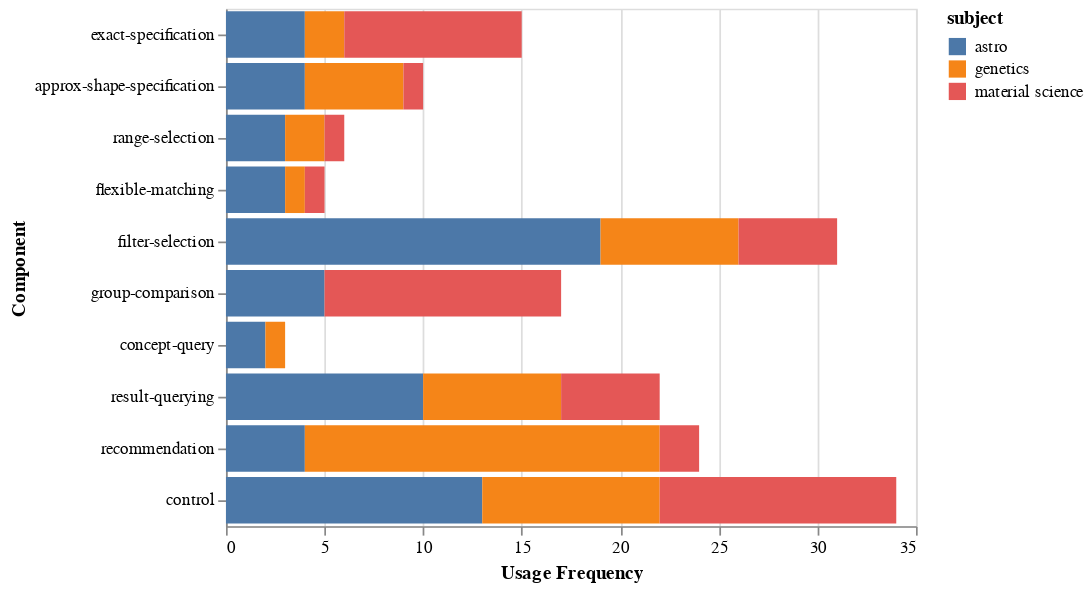

The cell this chart's notebook holds for it:
### Code cell
alt.Chart(df_frequency_by_subject_feature).mark_bar().encode(
    alt.X("Usage Frequency"),
    alt.Y("Component",sort=['exact-specification','approx-shape-specification','range-selection','flexible-matching',
                            'filter-selection','group-comparison',
                            'concept-query', 'result-querying','recommendation','control']),
    color = "subject"
)

### Figure 1 — Vega-Lite specification as saved in the notebook (floating-point values rounded to 4 significant figures)
{"$schema": "https://vega.github.io/schema/vega-lite/v2.6.0.json", "config": {"view": {"height": 300, "width": 400}}, "data": {"name": "data-3368731533135b703dd50e39885ab37a"}, "datasets": {"data-3368731533135b703dd50e39885ab37a": [{"Component": "approx-shape-specification", "Usage Frequency": 4, "subject": "astro"}, {"Component": "concept-query", "Usage Frequency": 2, "subject": "astro"}, {"Component": "control", "Usage Frequency": 13, "subject": "astro"}, {"Component": "exact-specification", "Usage Frequency": 4, "subject": "astro"}, {"Component": "filter-selection", "Usage Frequency": 19, "subject": "astro"}, {"Component": "flexible-matching", "Usage Frequency": 3, "subject": "astro"}, {"Component": "group-comparison", "Usage Frequency": 5, "subject": "astro"}, {"Component": "range-selection", "Usage Frequency": 3, "subject": "astro"}, {"Component": "recommendation", "Usage Frequency": 4, "subject": "astro"}, {"Component": "result-querying", "Usage Frequency": 10, "subject": "astro"}, {"Component": "approx-shape-specification", "Usage Frequency": 5, "subject": "genetics"}, {"Component": "concept-query", "Usage Frequency": 1, "subject": "genetics"}, {"Component": "control", "Usage Frequency": 9, "subject": "genetics"}, {"Component": "exact-specification", "Usage Frequency": 2, "subject": "genetics"}, {"Component": "filter-selection", "Usage Frequency": 7, "subject": "genetics"}, {"Component": "flexible-matching", "Usage Frequency": 1, "subject": "genetics"}, {"Component": "range-selection", "Usage Frequency": 2, "subject": "genetics"}, {"Component": "recommendation", "Usage Frequency": 18, "subject": "genetics"}, {"Component": "result-querying", "Usage Frequency": 7, "subject": "genetics"}, {"Component": "approx-shape-specification", "Usage Frequency": 1, "subject": "material science"}, {"Component": "control", "Usage Frequency": 12, "subject": "material science"}, {"Component": "exact-specification", "Usage Frequency": 9, "subject": "material science"}, {"Component": "filter-selection", "Usage Frequency": 5, "subject": "material science"}, {"Component": "flexible-matching", "Usage Frequency": 1, "subject": "material science"}, {"Component": "group-comparison", "Usage Frequency": 12, "subject": "material science"}, {"Component": "range-selection", "Usage Frequency": 1, "subject": "material science"}, {"Component": "recommendation", "Usage Frequency": 2, "subject": "material science"}, {"Component": "result-querying", "Usage Frequency": 5, "subject": "material science"}]}, "encoding": {"color": {"field": "subject", "type": "nominal"}, "x": {"field": "Usage Frequency", "type": "quantitative"}, "y": {"field": "Component", "sort": ["exact-specification", "approx-shape-specification", "range-selection", "flexible-matching", "filter-selection", "group-comparison", "concept-query", "result-querying", "recommendation", "control"], "type": "nominal"}}, "mark": "bar"}
